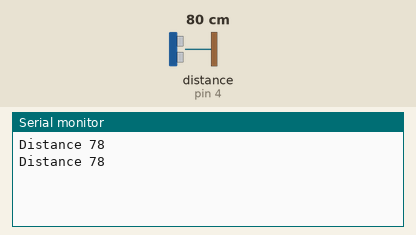
A sketch run on a simulated Arduino Uno, built with avr-gcc and run on an emulated ATmega328P. Shown: the last lines printed to the serial monitor. Wiring (inferred from the names in the program): ultrasonic range finder: trigger pin 3; echo pin 4. The inputs (shaded band) are chosen by the test bench; at power-on: distance to the obstacle (sensor on pin 4) 80 cm. The echo pulse lasts 58.3 µs per cm.

Above: at 2.8 s.
2.9 s: distance to the obstacle (sensor on pin 4) set to 2 cm
At 4.9 s:
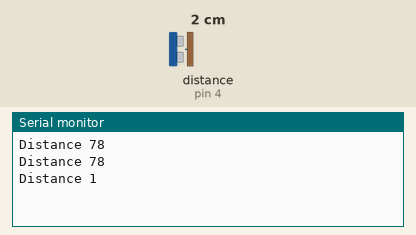
5.6 s: distance to the obstacle (sensor on pin 4) set to 4 cm
At 6.5 s:
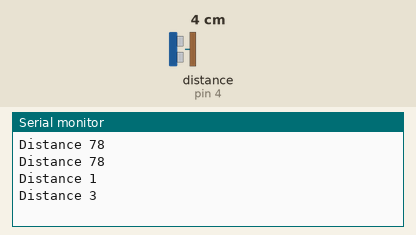
Timing chart, 0 to 8.6 s (numbered marks = the images above; inputs shaded):
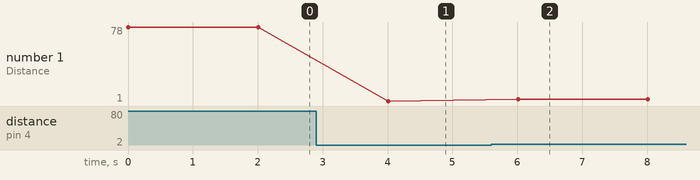

Measured:
- after the input at 2.9 s, the serial monitor: prints a new line after 1.1 s (image 1)
- after the input at 5.6 s, the serial monitor: prints a new line after 0.41 s (image 2)
- plotted number 1: 78 → 1 after the input at 2.9 s, 1 → 3 after the input at 5.6 s

The sketch:

test_for_dsitance.ino
```cpp
#include <RedBot.h>
#include <RedBotSoftwareSerial.h>
//#include <SharpIR.h>

//SharpIR LSensor = SharpIR(A3, 1080);
//SharpIR RSensor = SharpIR(A4, 1080);
//SharpIR CSensor = SharpIR(A5, 1080);

int a;

int ldist = 0;
int rdist = 0;
int cdist = 0;

boolean tookHighway = false;

//motor1
const int AIN1 = 11;
const int AIN2 = 10;

//motor2
const int BIN1 = 6;
const int BIN2 = 5;
int distance = 0;
int duration = 0;
const int trigPin = 3; // idk what pins we have avialbe but set these to open pins
const int echoPin = 4;
const int PWM = 13;

int motorSpeed = 0;

RedBotSensor lSen = RedBotSensor(A2);
RedBotSensor cSen = RedBotSensor(A1);
RedBotSensor rSen = RedBotSensor(A0);

const int bgLevel = 500;
const int lineLevel = 700;
const int stopFloor = 500;
const int stopCeiling = 600;
const int exitLevel = 0;
const int Somevalue = 16;

int whichExit = 0;

int calculateDistance(){
 digitalWrite(trigPin, LOW);
  delayMicroseconds(2);
  // Sets the trigPin on HIGH state for 10 micro seconds
  digitalWrite(trigPin, HIGH);
  delayMicroseconds(10);
  digitalWrite(trigPin, LOW);
  duration = pulseIn(echoPin, HIGH); // Reads the echoPin, returns the sound wave travel time in microseconds
  distance= duration*0.034/2;
  return distance;
}

void setup() {


 pinMode(trigPin, OUTPUT); // Sets the trigPin as an Output
 pinMode(echoPin, INPUT); // Sets the echoPin as an Input

  Serial.begin(9600);
}

void loop() {


a = calculateDistance();

Serial.print("Distance ");
Serial.println(distance);
delay(2000);


}
```
